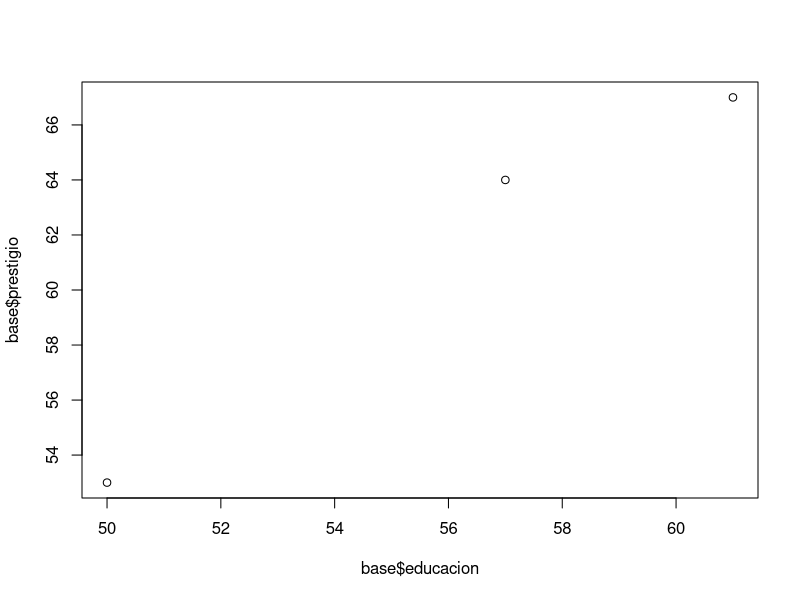
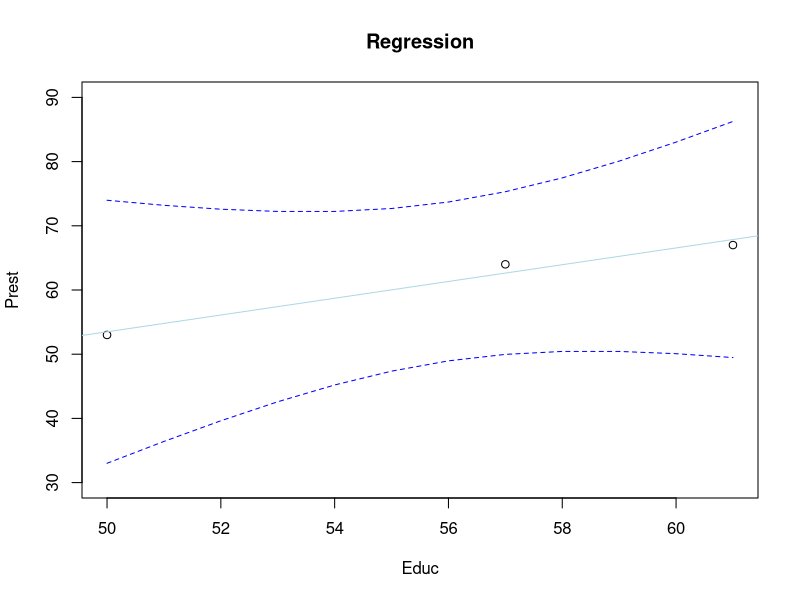

R code for these plots, in order:
# Clase 11

#######################################################
# Cual es la relacion entre educacion y prestigio? 
#######################################################

# Creemos una base de datos imaginaria
base = data.frame(
        nombre = c("Pedro", "Juan", "Diego"),
        educacion = c(57,50,61), # vector de educacion
        prestigio = c(64,53,67)
        )

base # veamos como se ve nuestra base de datos.

# ahora veamos la relacion que existe entre ambas variables. 
plot(base$educacion,base$prestigio) # Que tipo de relacion es esta? Positiva? Negativa?

# Ahora creemos un modelo, es decir, estimemos beta_1
modelo = lm(prestigio ~ educacion, data = base)

modelo # veamos que nos dice nuestro "modelo"
# interpretacion: Siempre partimos con nuestra X. Por cada unidad que subimos nuestra x (educacion), subimos beta_1 en nuestra y (prestigio). Supongamos que educacion esta medido en meses y prestigio en puntos. Esta sera nuestra unidad de medida. Es decir, si subo un mes de educacion, subo en prestigio 1.306 puntos. (Y ahi esta nuestra relacion positiva).


# a) Por que se llama "modelo"? Pista: esta es la parte mas "artistica" de la estadistica. 
# b) Analogia del mapa.

# cuan bien funciona nuestro modelo? Ocupemos el comando "predict" ("predecir" en espanol).
predict(modelo)
# Aqui vemos lo siguiente

# Lo que observamos:
# Pedro tenia 64, pero nuestro modelo predice 62.63
# Juan tenia 53, pero nuestro modelo predice 53.49
# Diego tenia 67, pero nuestro modelo predice 67.85

# Discutir: Es esto "suficientemente bueno"?

# El concepto de "error". La diferencia entre lo que observamos y lo que modelamos. Derivar algeibraicamente.

#######################################################
# Modelo OLS en matriz.
#######################################################

# vector para el error. Algebra simple...pero con comandos.
base$error <- c(
        base$prestigio[1] - as.numeric(modelo$coefficients[1]) - (base$educacion[1] * as.numeric(modelo$coefficients[2])),
        base$prestigio[2] - as.numeric(modelo$coefficients[1]) - (base$educacion[2] * as.numeric(modelo$coefficients[2])),
        base$prestigio[3] - as.numeric(modelo$coefficients[1]) - (base$educacion[3] * as.numeric(modelo$coefficients[2]))
        )

# vector para el intercepto. Ojo: es un intercepto para todos. Por eso no esta indexado.
base$intercepto <- c(
        as.numeric(
                modelo$coefficients[1]
                )
        )

# vector para el beta. Ojo: es un beta para todos. Por eso no esta indexado.
base$beta1 <- c(
        as.numeric(
                modelo$coefficients[2]
        )
)

base # llamemos al a base.

#######################################################
# Prediccion
#######################################################

x=base$educacion # crea objeto

y=base$prestigio  # crea objeto

lm.out <- lm(y ~ x) # estima modelo de nuevo. el mismo modelo.
newx = seq(min(x),max(x),by = 1) # crea sequencia de numeros para el rango X del grafico
conf_interval <- predict(lm.out, newdata=data.frame(x=newx), interval="confidence",
                         level = 0.95) # usando el modelo estimado, predice (a) distintos valores de educacion NO OBSERVADOS (fit), y el 95% de intervalo de confianza, con "lower bound" o "lwr" (parte de ABAJO del intervalo), y "upper bound" o "upr" (parte de ARRIBA del intervalo).
plot(x, y, xlab="Educ", ylab="Prest", main="Regression", ylim = c(30,90)) # ploteamos
abline(lm.out, col="lightblue") # agregamos linea "fit"
lines(newx, conf_interval[,2], col="blue", lty=2) # lower bound
lines(newx, conf_interval[,3], col="blue", lty=2) # upper bound



#######################################################
# Por que "least squares" ("cuadrados menores"?)
#######################################################

# los betas estimados, minimizan la suma de los "errores cuadrados".
